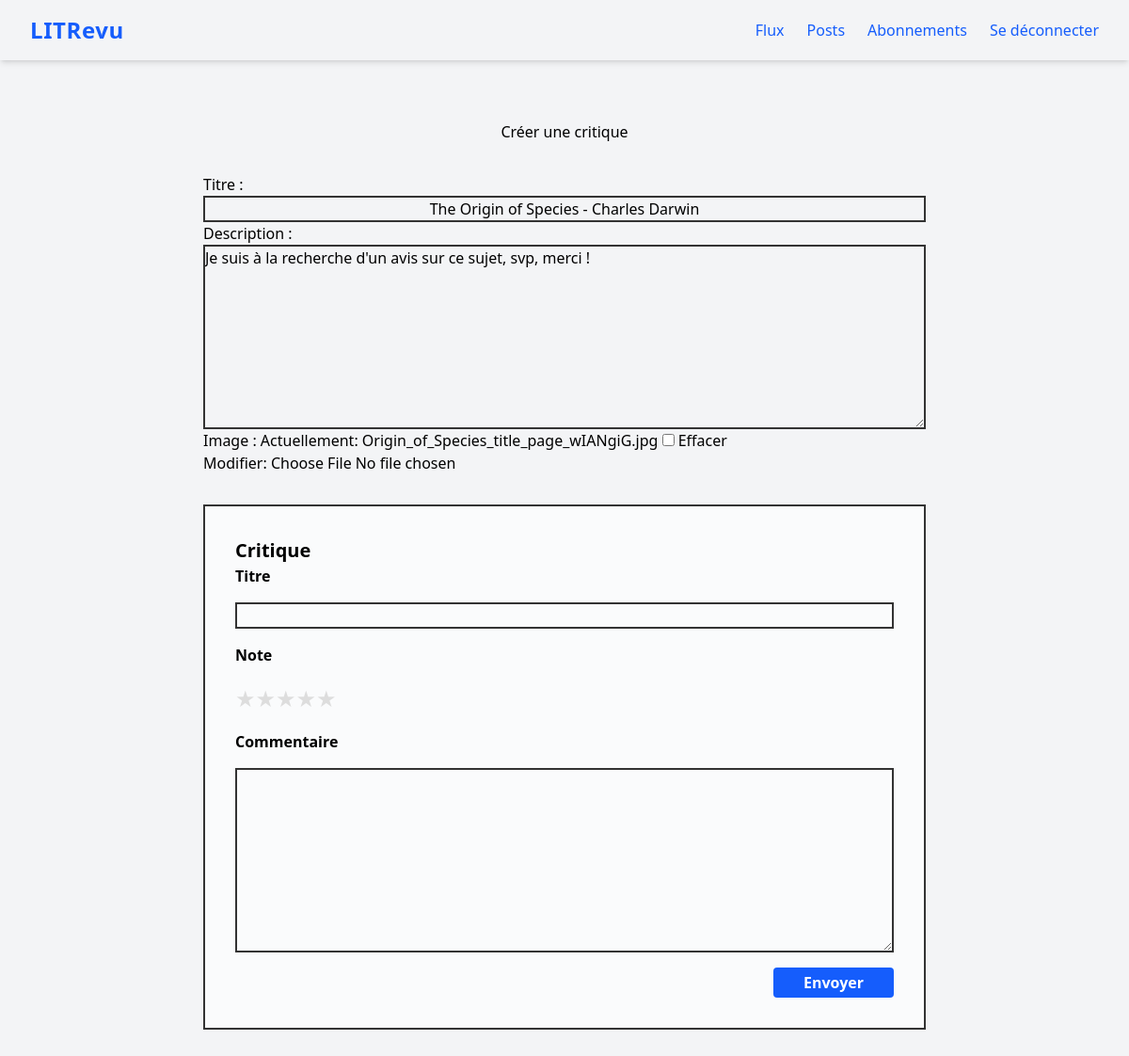
Screenshot of /review/16/create/ (signed in) with the database file from the repository.
### review/models.py (models this page shows, shortened)
class Ticket(models.Model):
    title = models.CharField(max_length=128, default="Titre")
    description = models.CharField(max_length=2048, blank=True)
    user = models.ForeignKey(
        to=settings.AUTH_USER_MODEL, on_delete=models.CASCADE)
    image = models.ImageField(blank=True, null=True)
    created = models.DateTimeField(default=timezone.now)

### review/views.py (the view, shortened to what this page needs)
# urls.py: path('review/<int:ticket_id>/create/', review.views.create_review,
@login_required
def create_review(request, ticket_id=None):
    if ticket_id:
        ticket = get_object_or_404(models.Ticket, id=ticket_id)
        if request.method == 'POST':
            ticket_form = TicketForm(request.POST, request.FILES, instance=ticket)
            review_form = ReviewForm(request.POST)
            if review_form.is_valid():
                review = review_form.save(commit=False)
                review.user = request.user
                review.ticket = ticket
                review.save()
                messages.success(request, "Critique ajoutée avec succès !")
                return redirect('flux')
        else:
            ticket_form = TicketForm(instance=ticket)
            review_form = ReviewForm()
        return render(request, 'review/create_review.html', {
            'ticket_form': ticket_form,
            'review_form': review_form,
            'ticket': ticket,
        })

### review/forms.py
class TicketForm(forms.ModelForm):
    class Meta:
        model = models.Ticket
        fields = ['title', 'description', 'image']
        labels = {
            'title': 'Titre',
            'description': 'Description',
            'image': 'Image',
        }
        widgets = {
            'title': forms.TextInput(
                attrs={
                    'style': (
                        'border:2px solid #333; '
                        'width:100%; '
                        'text-align:center;'
                    )
                }
            ),
            'description': forms.Textarea(
                attrs={
                    'style': 'border:2px solid #333; width:100%;',
                    'rows': 8
                }
            ),
        }

class ReviewForm(forms.ModelForm):
    class Meta:
        model = models.Review
        fields = ['headline', 'rating', 'body']
        labels = {
            'headline': 'Titre',
            'rating': 'Note',
            'body': 'Commentaire',
        }
        widgets = {
            'rating': StarRatingWidget(),
            'headline': forms.TextInput(
                attrs={'style': 'border:2px solid #333; width:100%;'}
            ),
            'body': forms.Textarea(
                attrs={
                    'style': 'border:2px solid #333; width:100%;',
                    'rows': 8
                }
            ),
        }

### review/templates/review/create_review.html (shortened to what this page needs)
{% extends 'base.html' %}
{% block content %}
    <h2 class="text-center my-8">Créer une critique</h2>
    <form method="post" enctype="multipart/form-data">
        {{ ticket_form.as_p }}
        {% include 'review/_form_review.html' with edit_form=review_form %}
    </form>
{% endblock content %}

### review/static/review/css/styles.css (style rules this page uses)
.star { font-size: 1.2em; cursor: default; transition: color 0.2s ease; }

### rows the page displays
Ticket: title "The Origin of Species - Charles Darwin", description "Je suis à la recherche d'un avis sur ce sujet, svp, merci !"

### other values shown
{{ edit_form.headline.label }} "Titre"
{{ edit_form.rating.label }} "Note"
{{ edit_form.rating }} "★ ★ ★ ★ ★"
{{ edit_form.body.label }} "Commentaire"
